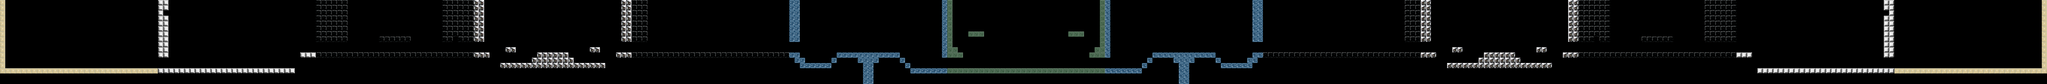

A level layout from a 2D game, rendered from its tile map. Below: a short description, then the map file with tile-grid data replaced by summaries:
An orthogonal 389x16 tile map with 32x32 px tiles, 1 tile layer (ground) and 35 objects (3x room_0, 3x room_R1, 3x room_R2, 3x room_R3, 3x room_R4, ...).

<map version="1.9" tiledversion="1.9.0" orientation="orthogonal" renderorder="right-down" width="389" height="16" tilewidth="32" tileheight="32" infinite="0" nextlayerid="6" nextobjectid="39">
 <editorsettings>
  <export target="../../src/assets/maps/SingularityMap.json" format="json" />
 </editorsettings>
 <tileset firstgid="1" name="Singularity_tiles" tilewidth="32" tileheight="32" tilecount="114" columns="19">
  <image source="tileset.png" width="608" height="192" />
  <tile id="19">
   <animation>
    <frame tileid="19" duration="60" />
    <frame tileid="20" duration="60" />
    <frame tileid="21" duration="60" />
    <frame tileid="22" duration="60" />
    <frame tileid="23" duration="60" />
    <frame tileid="24" duration="60" />
    <frame tileid="25" duration="60" />
    <frame tileid="26" duration="60" />
    <frame tileid="27" duration="60" />
    <frame tileid="28" duration="60" />
    <frame tileid="29" duration="60" />
    <frame tileid="30" duration="60" />
   </animation>
  </tile>
  <tile id="38">
   <animation>
    <frame tileid="38" duration="60" />
    <frame tileid="39" duration="60" />
    <frame tileid="40" duration="60" />
    <frame tileid="41" duration="60" />
    <frame tileid="42" duration="60" />
    <frame tileid="43" duration="60" />
    <frame tileid="44" duration="60" />
    <frame tileid="45" duration="60" />
    <frame tileid="46" duration="60" />
    <frame tileid="47" duration="60" />
    <frame tileid="48" duration="60" />
    <frame tileid="49" duration="60" />
    <frame tileid="50" duration="60" />
    <frame tileid="51" duration="60" />
    <frame tileid="52" duration="60" />
    <frame tileid="53" duration="60" />
    <frame tileid="54" duration="60" />
    <frame tileid="55" duration="60" />
    <frame tileid="56" duration="60" />
   </animation>
  </tile>
  <tile id="57">
   <animation>
    <frame tileid="57" duration="60" />
    <frame tileid="58" duration="60" />
    <frame tileid="59" duration="60" />
    <frame tileid="60" duration="60" />
    <frame tileid="61" duration="60" />
    <frame tileid="62" duration="60" />
   </animation>
  </tile>
  <tile id="76">
   <animation>
    <frame tileid="76" duration="60" />
    <frame tileid="77" duration="60" />
    <frame tileid="78" duration="60" />
    <frame tileid="79" duration="60" />
    <frame tileid="80" duration="60" />
    <frame tileid="81" duration="60" />
    <frame tileid="82" duration="60" />
    <frame tileid="83" duration="60" />
    <frame tileid="84" duration="60" />
    <frame tileid="85" duration="60" />
    <frame tileid="86" duration="60" />
    <frame tileid="87" duration="60" />
    <frame tileid="88" duration="60" />
    <frame tileid="89" duration="60" />
    <frame tileid="90" duration="60" />
    <frame tileid="91" duration="60" />
    <frame tileid="92" duration="60" />
    <frame tileid="93" duration="60" />
    <frame tileid="94" duration="60" />
   </animation>
  </tile>
 </tileset>
 <layer id="3" name="ground" width="389" height="16">
  <data>[6224 cells, 913 non-empty, 6 distinct tile ids]</data>
 </layer>
 <objectgroup id="5" name="spawn_points">
  <object id="17" name="room_0" x="5920" y="128">
   <point />
  </object>
  <object id="18" name="room_0" x="6560" y="128">
   <point />
  </object>
  <object id="19" name="room_R1" x="6816" y="352">
   <point />
  </object>
  <object id="20" name="room_R1" x="7520" y="320">
   <point />
  </object>
  <object id="21" name="room_R2" x="8480" y="256">
   <point />
  </object>
  <object id="22" name="room_R2" x="7744" y="256">
   <point />
  </object>
  <object id="23" name="room_R3" x="8864" y="224">
   <point />
  </object>
  <object id="24" name="room_R3" x="9376" y="224">
   <point />
  </object>
  <object id="25" name="room_R4" x="10016" y="160">
   <point />
  </object>
  <object id="26" name="room_R4" x="10144" y="160">
   <point />
  </object>
  <object id="27" name="room_R5" x="10624" y="256">
   <point />
  </object>
  <object id="28" name="room_R5" x="11392" y="352">
   <point />
  </object>
  <object id="29" name="room_L1" x="5664" y="352">
   <point />
  </object>
  <object id="30" name="room_L1" x="4960" y="320">
   <point />
  </object>
  <object id="31" name="room_L2" x="4736" y="256">
   <point />
  </object>
  <object id="32" name="room_L2" x="4000" y="256">
   <point />
  </object>
  <object id="33" name="room_L3" x="3616" y="224">
   <point />
  </object>
  <object id="34" name="room_L3" x="3104" y="224">
   <point />
  </object>
  <object id="35" name="room_L4" x="2336" y="160">
   <point />
  </object>
  <object id="36" name="room_L4" x="2464" y="160">
   <point />
  </object>
  <object id="37" name="room_L5" x="1856" y="256">
   <point />
  </object>
  <object id="38" name="room_L5" x="1088" y="352">
   <point />
  </object>
 </objectgroup>
 <objectgroup id="4" name="rooms">
  <object id="1" name="room_0" x="5760" y="0" width="960" height="512">
   <properties>
    <property name="bgcolor" value="#003333" />
   </properties>
  </object>
  <object id="2" name="room_L1" x="4800" y="0" width="960" height="512">
   <properties>
    <property name="bgcolor" value="#CCEEEE" />
   </properties>
  </object>
  <object id="4" name="room_L2" x="3840" y="0" width="960" height="512">
   <properties>
    <property name="bgcolor" value="#332244" />
   </properties>
  </object>
  <object id="5" name="room_L3" x="2880" y="0" width="960" height="512">
   <properties>
    <property name="bgcolor" value="#995555" />
   </properties>
  </object>
  <object id="6" name="room_L4" x="1920" y="0" width="960" height="512">
   <properties>
    <property name="bgcolor" value="#442233" />
   </properties>
  </object>
  <object id="7" name="room_L5" x="960" y="0" width="960" height="512">
   <properties>
    <property name="bgcolor" value="#AABBFF" />
   </properties>
  </object>
  <object id="9" name="room_L6" x="0" y="0" width="960" height="512">
   <properties>
    <property name="bgcolor" value="#FFAAAA" />
   </properties>
  </object>
  <object id="10" name="room_R1" x="6720" y="0" width="960" height="512">
   <properties>
    <property name="bgcolor" value="#CCEEEE" />
   </properties>
  </object>
  <object id="11" name="room_R2" x="7680" y="0" width="960" height="512">
   <properties>
    <property name="bgcolor" value="#332244" />
   </properties>
  </object>
  <object id="12" name="room_R3" x="8640" y="0" width="960" height="512">
   <properties>
    <property name="bgcolor" value="#995555" />
   </properties>
  </object>
  <object id="13" name="room_R4" x="9600" y="0" width="960" height="512">
   <properties>
    <property name="bgcolor" value="#442233" />
   </properties>
  </object>
  <object id="15" name="room_R5" x="10560" y="0" width="960" height="512">
   <properties>
    <property name="bgcolor" value="#AABBFF" />
   </properties>
  </object>
  <object id="16" name="room_R6" x="11520" y="0" width="928" height="512">
   <properties>
    <property name="bgcolor" value="#FFFFAA" />
   </properties>
  </object>
 </objectgroup>
</map>